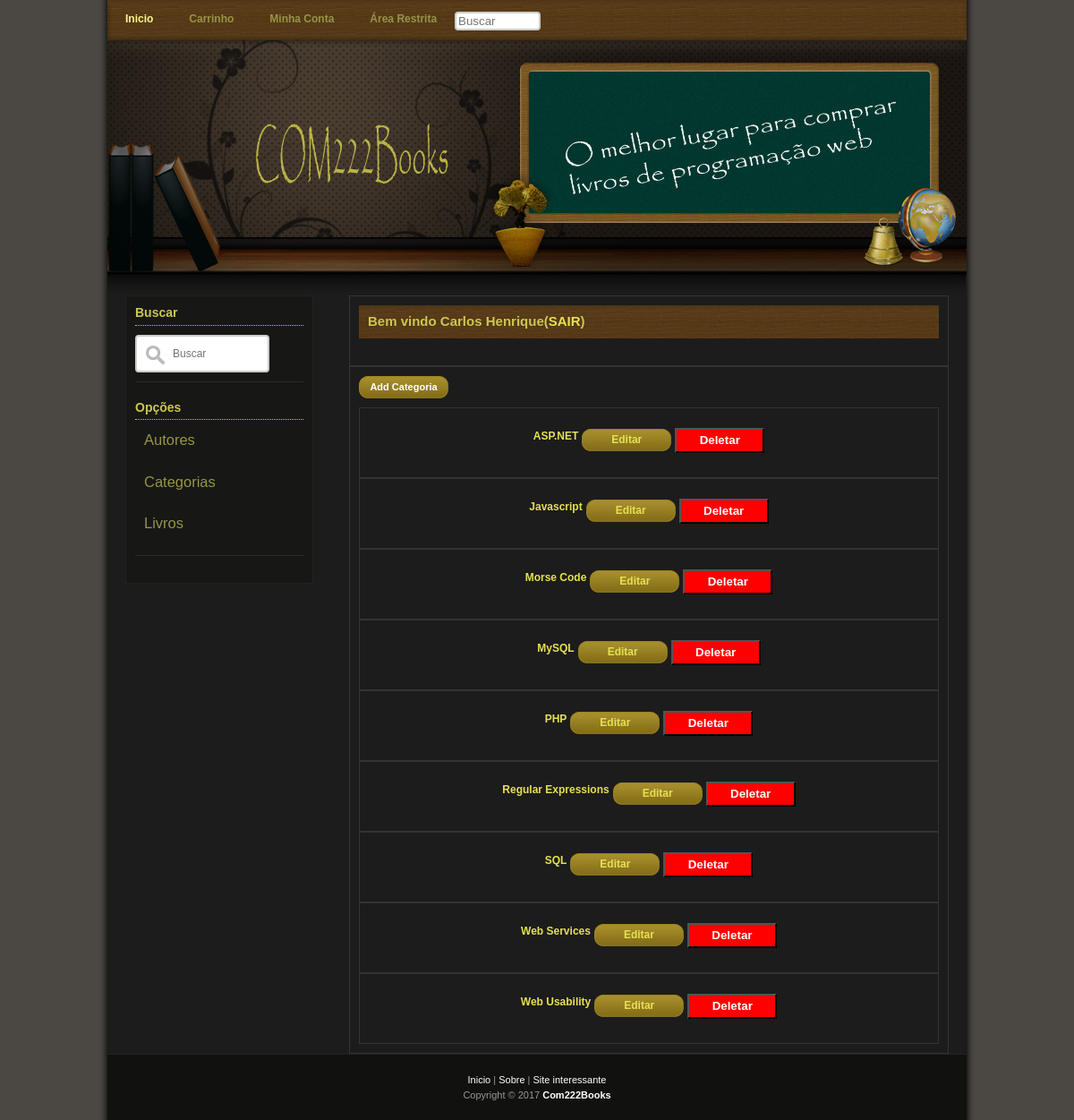
The app's page /TrabalhoFinal/Bookstore/categories.php (signed in) with its own data.
### tables this page shows
CREATE TABLE `bookcategories` (
  `CategoryID` int(4) NOT NULL,
  `CategoryName` varchar(20) NOT NULL
);

### TrabalhoFinal/Bookstore/categories.php (the view, shortened to what this page needs)
<?php
$nome = $_SESSION["nome"];
?>
<!DOCTYPE HTML>
<html>
    <head>
        <link href="resources/styles/style.css" rel="stylesheet" type="text/css" />
    </head>
    <body>
        <div id="templatemo_container">
            <?php
                include 'resources/includes/header.html';
            ?>
            <div id="templatemo_content">
                <div id="templatemo_content_left">
                    <div class="templatemo_content_left_section">
                        <h1>Buscar</h1>
                        <form action="categories.php" method="GET">
                            <input class="searchField" type="text" name="search" autofocus placeholder="Buscar" />
                        </form>
                    </div>
                    <div class="templatemo_content_left_section">
                        <h1>Opções</h1>
                        <ul>
                            <li><h2><a href="authors.php"> Autores </a></h2></li>
                            <li><h2><a href="categories.php"> Categorias </a></h2></li>
                            <li><h2><a href="books.php"> Livros </a></h2></li>
                        </ul>
                    </div>
                </div>
                <div id="templatemo_content_right">
                    <div class="templatemo_product_box">
                        <h1>Bem vindo <strong> <?php echo $nome?></strong>(<a href="sair.php">SAIR</a>)</h1>
                    </div>
                    <div class="templatemo_product_box">
                        <div class='buy_now_button'><a href='newcategory.php'>Add Categoria</a></div>
                        <?php
                            $link = connect();
                            @$search = $_GET['search'];
                            if(isset($search)) {
                                $sql = "SELECT CategoryID, CategoryName
                                        FROM bookcategories
                                        WHERE (CategoryID = '$search' OR CategoryName like '%$search%')
                                        ORDER BY CategoryName;";
                            }else{
                                $sql = "SELECT CategoryID, CategoryName
                                   FROM bookcategories
                                   ORDER BY CategoryName;";
                            }
                            $result = mysqli_query($link, $sql)
                                    or die('SQL syntax error: ' . mysqli_error($link));
                        ?>
                        <?php
                            while ($row = mysqli_fetch_array($result)) {
                                echo "<div class='templatemo_product_box'>
                                        <table>
                                            <tr>
                                            <td><div class='Author'> <h2>$row[CategoryName]</h2></div></td>
                                            <td>
                                            <div class='buy_now_button'><a href='category.php?categoryID=$row[CategoryID]'>Editar</a></div>
                                            <td> <form action='categories.php' method='post'>
                                          <input name='deleteID' value='$row[CategoryID]' hidden />
                                          <div class='delete_button'><button type='submit'>Deletar</button></div>
                                        </form></td>
                                        </tr>
                                        </table>
                                      </div>";
                            }
                        ?>
                    </div>
                </div>
            </div>
        </div>
    </body>
</html>

### TrabalhoFinal/Bookstore/resources/styles/style.css (style rules this page uses)
body { margin: 0; padding: 0; line-height: 1.5em; font-family: Verdana, Arial, san-serif; font-size: 11px; color: #ffffff; background: #4b4743; }
a:link, a:visited { color: #e6e154; text-decoration: none; font-weight: bold; }
.buy_now_button a { clear: both; text-align: center; display: block; width: 100px; padding: 4px 0 5px 0; margin-bottom: 10px; background: url(../images/templatemo_btn_02.jpg) no-repeat; color: #FFFFFF; font-weight: bold; text-decoration: none; }
.searchField { width: 80%; box-sizing: border-box; border: 2px solid #ccc; border-radius: 4px; font-size: 12px; background-color: white; background-image: url('../images/searchicon.png'); background-position: 10px 10px; background-repeat: no-repeat; padding: 12px 20px 12px 40px; -webkit-transition: width 0.4s ease-in-out; transition: width 0.4s ease-in-out; }
.searchField1 { width: 10%; box-sizing: border-box; border: 2px solid #ccc; border-radius: 4px; background-color: white; background-position: 10px 10px; background-repeat: no-repeat; -webkit-transition: width 0.4s ease-in-out; transition: width 0.4s ease-in-out; }
.delete_button button { clear: both; text-align: center; display: block; width: 100px; padding: 4px 0 5px 0; margin-bottom: 10px; background-color: red; color: #ffffff; font-weight: bold; text-decoration: none; }
#templatemo_container { width: 960px; margin: 0 auto; padding: 0 10px; background: #1c1c1b url(../images/templatemo_bg.jpg) repeat-y; }
#atraz_menu { height: 45px; }
#templatemo_menu { clear: both; width: 960px; height: 45px; background: url(../images/templatemo_menu_bg.jpg) no-repeat; position: fixed; }
#templatemo_menu ul { padding: 13px 0 0 0; margin: 0; list-style: none; }
#templatemo_menu ul li { display: inline; }
#templatemo_menu ul li a { float: left; padding: 0 20px; font-size: 12px; font-weight: bold; text-align: center; text-decoration: none; color: #969547; }
#templatemo_menu li a:hover, #templatemo_menu li .current { color: #fcf88e; }
#templatemo_header { clear: both; width: 960px; height: 285px; padding: 0; margin: 0; background: url(../images/templatemo_header_bg.jpg) no-repeat; }
#templatemo_content { clear: both; width: 920px; padding: 0 20px; }
#templatemo_content #templatemo_content_left { float: left; width: 188px; padding: 10px; background-color: #171716; border: 1px solid #212120; }
#templatemo_content #templatemo_content_right { float: right; width: 670px; }
#templatemo_content_left .templatemo_content_left_section { clear: both; padding-bottom: 10px; border-bottom: 1px solid #2b2b2a; margin-bottom: 20px; }
.templatemo_content_left_section h1 { font-size: 14px; color: #cbc750; padding: 0 0 5px 0; margin: 0 0 10px 0; border-bottom: 1px dotted #cbc750; }
.templatemo_content_left_section ul { padding: 0; margin: 0; }
.templatemo_content_left_section ul li { padding: 0 0 3px 10px; list-style: none; }
.templatemo_content_left_section ul li a { font-weight: normal; text-decoration: none; color: #969547; }
#templatemo_content_right .templatemo_product_box { padding: 10px; border: 1px solid #333; }
#templatemo_content_right h1 { padding: 10px; margin: 0 0 20px 0; font-size: 15px; color: #cbc750; background: url(../images/templatemo_h1_bg.jpg); }
#templatemo_content_right h2 { padding: 0 0 0 0; margin: 0 0 20px 0; font-size: 12px; color: #e6e154; }
#templatemo_footer { clear: both; padding: 20px 0px 20px 0; text-align: center; border-top: 1px solid #25211e; color: #999; background-color: #111110; }
#templatemo_footer a { color: #fff; font-weight: normal; }
#templatemo_menuAdm li a:hover, #templatemo_menu li .current { color: #fcf88e; }
#templatemo_content_right table { font-size: 14px; margin: 0px auto 0px auto; }
#templatemo_content_right table tbody tr td { font-size: 12px; text-align: center; color: white; padding-top: 10px; padding-bottom: 5px; }
#templatemo_content_right table tbody tr td a { color: #e6e154; text-decoration: none; }
#templatemo_content .templatemo_product_box table { font-size: 12px; margin: 0px auto 0px auto; }
#templatemo_content .templatemo_product_box table tbody tr td { font-size: 12px; text-align: center; color: white; padding-top: 10px; padding-bottom: 5px; }

### records on screen
bookcategories: CategoryName "ASP.NET"
bookcategories: CategoryName "Javascript"
bookcategories: CategoryName "Morse Code"
bookcategories: CategoryName "MySQL"
bookcategories: CategoryName "PHP"
bookcategories: CategoryName "Regular Expressions"
bookcategories: CategoryName "SQL"
bookcategories: CategoryName "Web Services"
bookcategories: CategoryName "Web Usability"

### other values on screen
$nome "Carlos Henrique"
